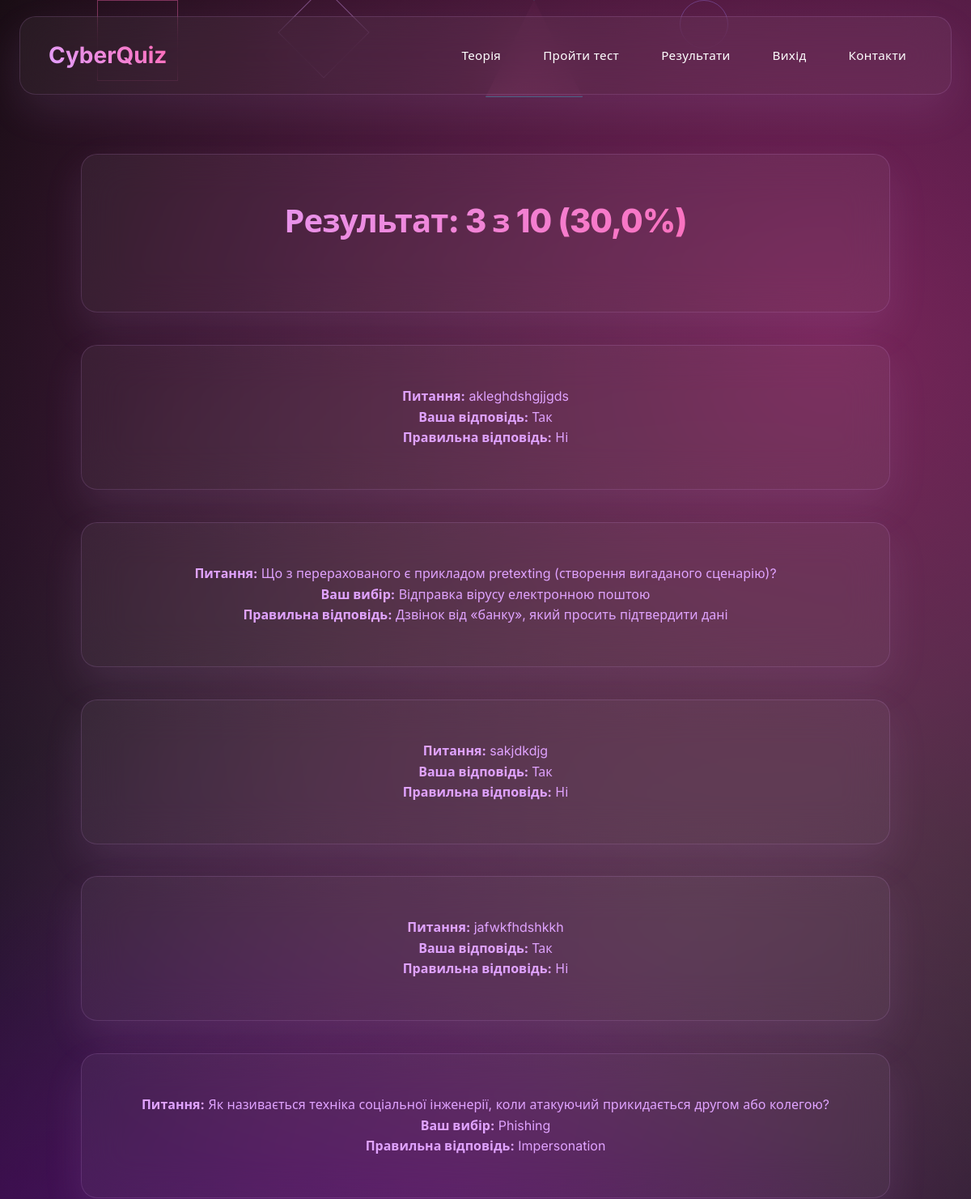
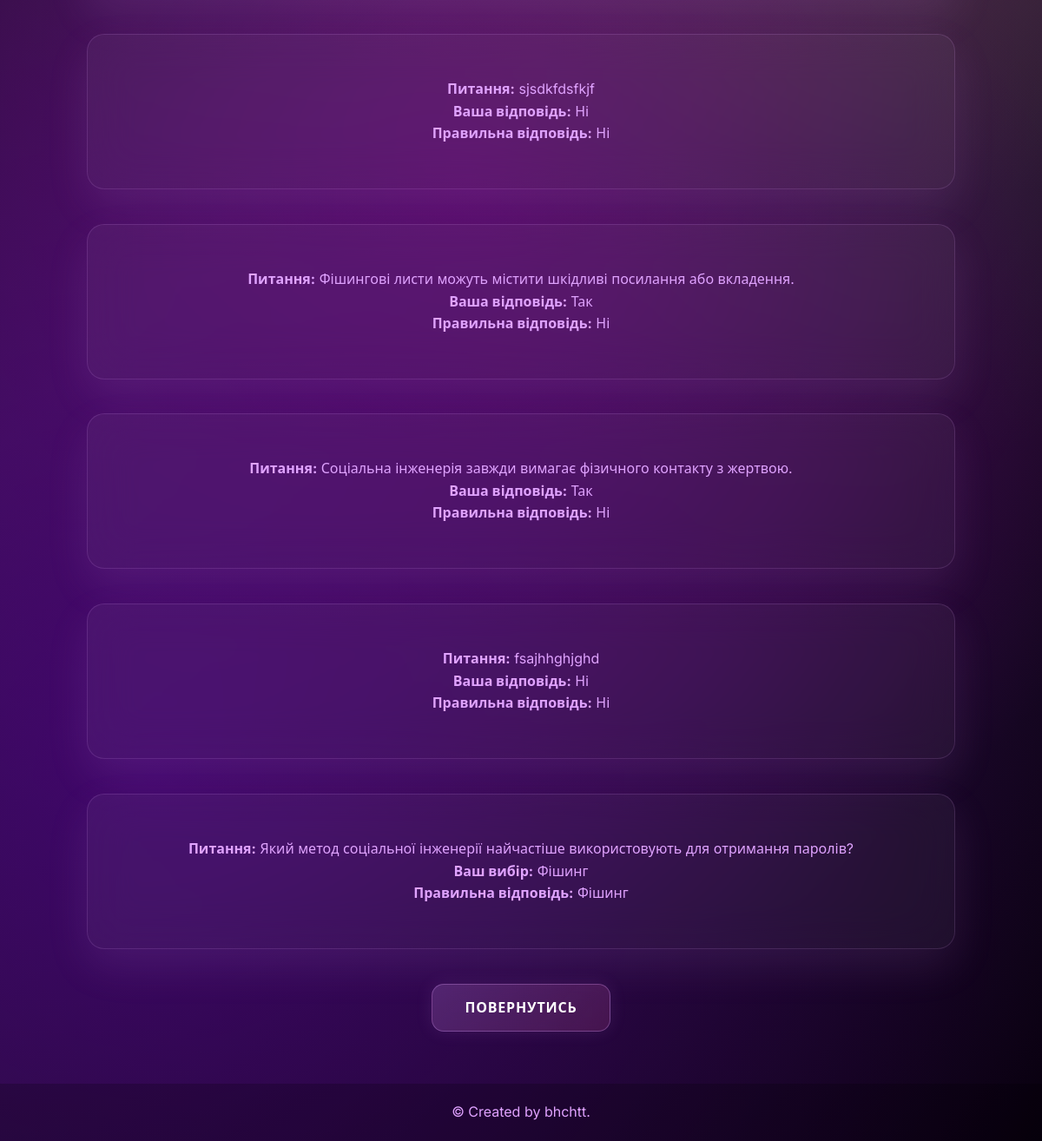
/quiz/result/14/ (signed in), run on an earlier commit of the app's database (2 pictures, top to bottom).
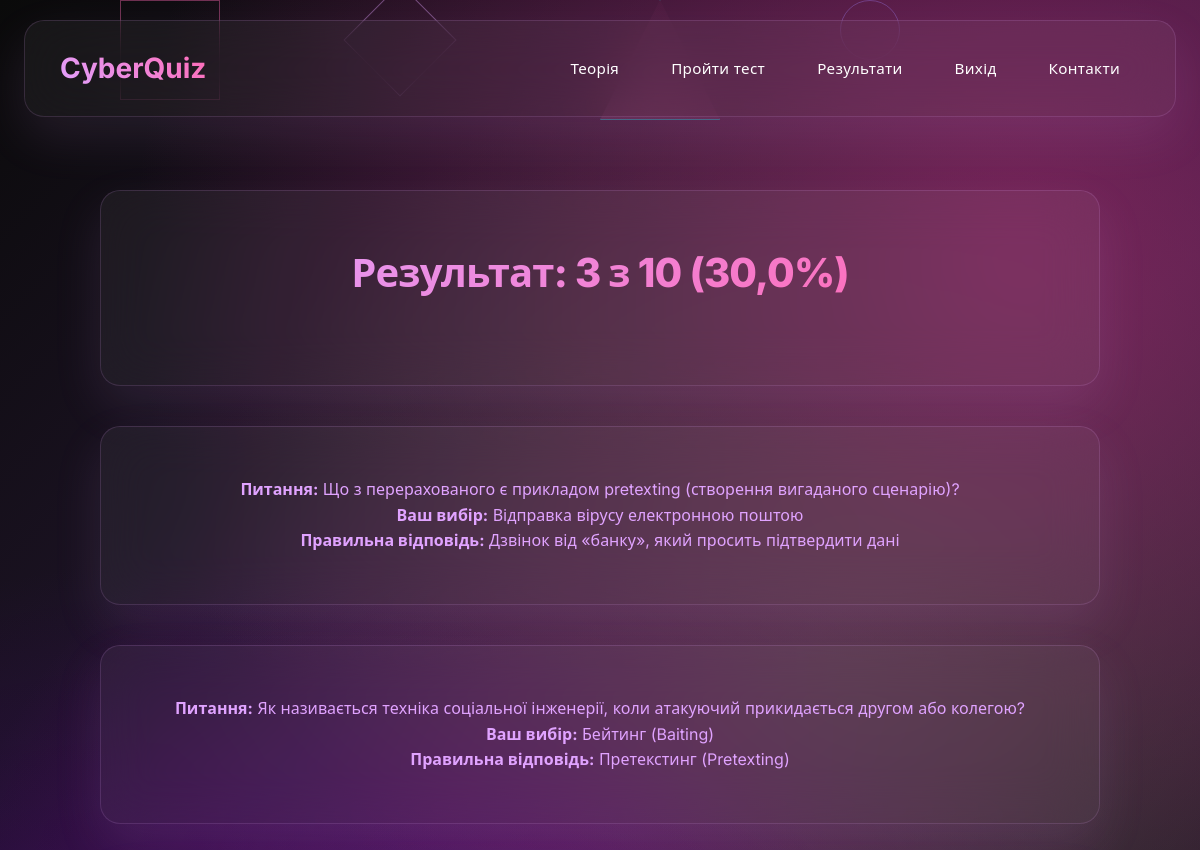
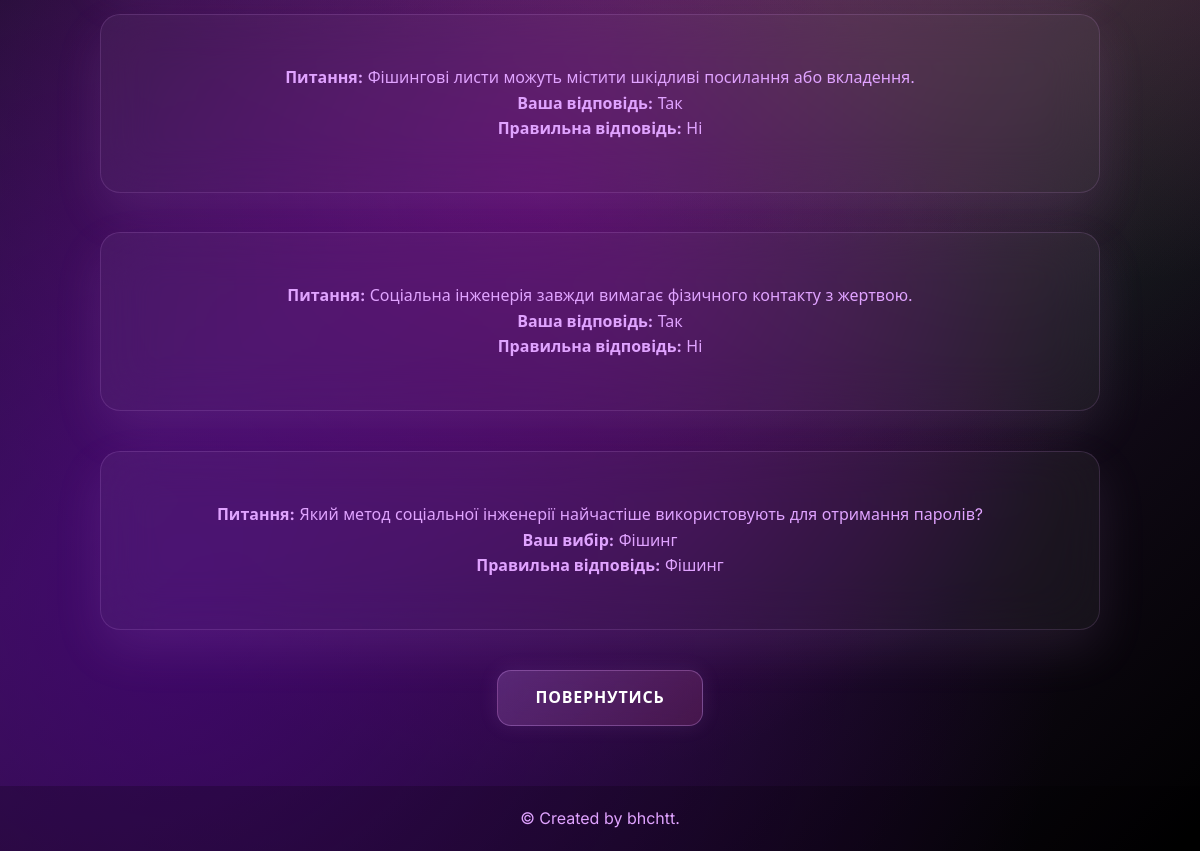
And on a later commit of the database (2 pictures, top to bottom).
### awareness/models.py (models this page shows, shortened)
class Answer(models.Model):
    attempt = models.ForeignKey(Attempt, related_name='answers', on_delete=models.CASCADE)
    question = models.ForeignKey(Question, on_delete=models.CASCADE)
    selected_choice = models.ForeignKey(Choice, null=True, blank=True, on_delete=models.SET_NULL)
    tf_answer = models.BooleanField(null=True, blank=True)

class Question(models.Model):
    TYPE_MCQ = 'MCQ'
    TYPE_TF = 'TF'
    QTYPE_CHOICES = (
        (TYPE_MCQ, 'Multiple Choice'),
        (TYPE_TF, 'True/False'),
    )
    text = models.TextField()
    qtype = models.CharField(max_length=3, choices=QTYPE_CHOICES)
    image = models.ImageField(
        upload_to='question_images/',
        blank=True,
        null=True,
        verbose_name="Зображення до питання"
    )
    explanation = models.TextField(blank=True, null=True)
    tf_correct_answer = models.BooleanField(null=True, blank=True)

class Choice(models.Model):
    question = models.ForeignKey(Question, related_name='choices', on_delete=models.CASCADE)
    text = models.CharField(max_length=255)
    is_correct = models.BooleanField(default=False)

### awareness/views.py (the view)
# urls.py: path('quiz/result/<int:attempt_id>/', views.quiz_result_detail, name='quiz_result_detail'),
@login_required
def quiz_result_detail(request, attempt_id):
    attempt = get_object_or_404(Attempt, id=attempt_id)
    answers = attempt.answers.select_related('question', 'selected_choice').all()
    return render(request, 'awareness/quiz_result_detail.html', {
        'attempt': attempt,
        'answers': answers
    })

### templates/awareness/quiz_result_detail.html (shortened to what this page needs)
{% extends 'awareness/base.html' %}
{% block content %}
<div class="registration-container">
  <div class="tm-glass-card">
    <h2>Результат: {{ attempt.score }} з {{ attempt.total }} ({{ attempt.percent }}%)</h2>
  </div>
  {% for a in answers %}
    <div class="tm-glass-card">
      <p><strong>Питання:</strong> {{ a.question.text }}</p>
      {% if a.question.qtype == 'MCQ' %}
        <p>
          <strong>Ваш вибір:</strong>
          {% if a.selected_choice %}
            {% if a.selected_choice.is_correct %}
              <span class="text-success">{{ a.selected_choice.text }}</span>
            {% else %}
              <span class="text-danger">{{ a.selected_choice.text }}</span>
            {% endif %}
          {% else %}
            <span class="text-warning">Немає відповіді</span>
          {% endif %}
        </p>
        <p>
          <strong>Правильна відповідь:</strong>
          {% for c in a.question.choices.all %}
            {% if c.is_correct %}
              {{ c.text }}
            {% endif %}
          {% endfor %}
        </p>
      {% else %}
        <p>
          <strong>Ваша відповідь:</strong>
          {% if a.tf_answer == a.question.tf_correct_answer %}
            <span class="text-success">{{ a.tf_answer|yesno:"Так,Ні" }}</span>
          {% else %}
            <span class="text-danger">{{ a.tf_answer|yesno:"Так,Ні" }}</span>
          {% endif %}
        </p>
        <p><strong>Правильна відповідь:</strong> {{ a.question.tf_correct_answer|yesno:"Так,Ні" }}</p>
      {% endif %}
    </div>
  {% endfor %}
  <a class="hero-button mt-3" href="{% url 'awareness:home' %}">Повернутись</a>
</div>
{% endblock %}

What changed in the data, as far as the page shows it:
removed Answer: question.text "akleghdshgjjgds", tf_answer "Так", question.tf_correct_answer "Ні"
removed Answer: question.text "sakjdkdjg", tf_answer "Так", question.tf_correct_answer "Ні"
removed Answer: question.text "jafwkfhdshkkh", tf_answer "Так", question.tf_correct_answer "Ні"
removed Answer: question.text "sjsdkfdsfkjf", tf_answer "Ні", question.tf_correct_answer "Ні"
removed Answer: question.text "fsajhhghjghd", tf_answer "Ні", question.tf_correct_answer "Ні"
changed through a linked row, Answer: selected_choice.text "Phishing" → "Бейтинг (Baiting)"
changed Choice: text "Impersonation" → "Претекстинг (Pretexting)"
